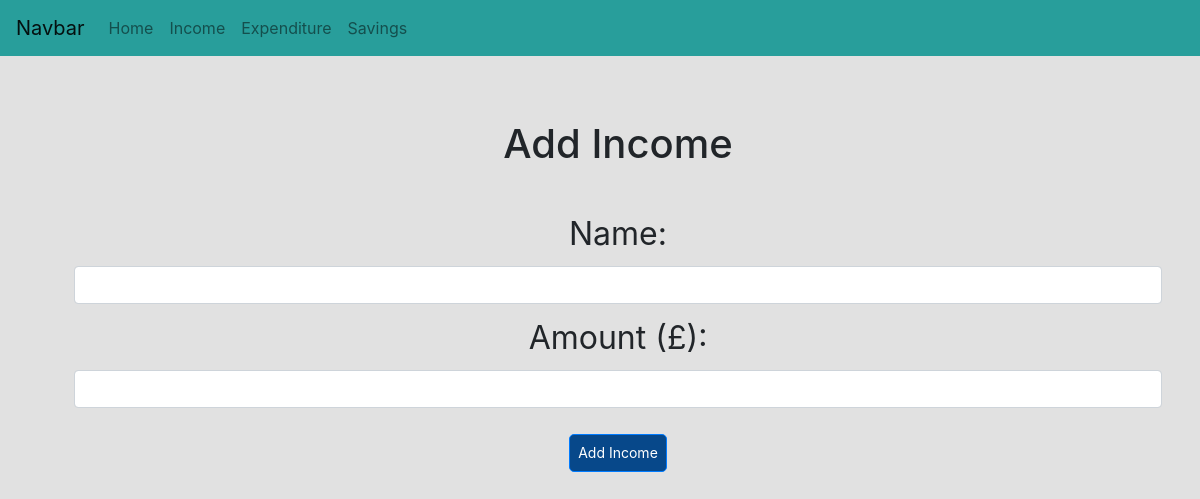
Page /income on the earlier database version.
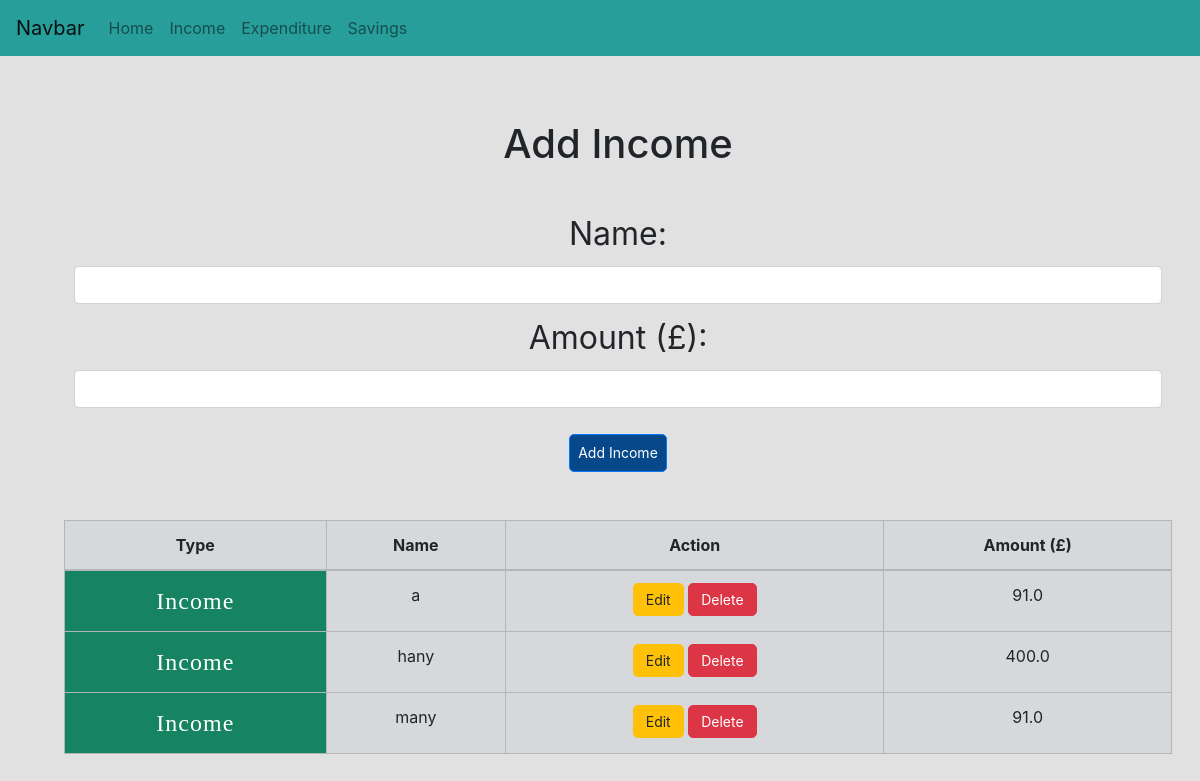
Same page on the later database version.
### app/models.py (models this page shows)
class Income(db.Model):
    id = db.Column(db.Integer, primary_key=True)
    name = db.Column(db.String(500), index=True, unique=True)
    amount = db.Column(db.Float)
    date_created = db.Column(db.DateTime, default=datetime.utcnow)

### app/views.py (the view, shortened to what this page needs)
@app.route('/income', methods=['GET', 'POST'])
def addIncome():
    form = AddIncomeExpenditureForm()
    income = models.Income.query.order_by(models.Income.date_created).all()
    return render_template('create.html',
                            title='Add Income',
                            form=form,
                            income=income)

### app/forms.py
class AddIncomeExpenditureForm(FlaskForm):
    name = StringField('Name', validators=[DataRequired()])
    amount = DecimalField('Amount', validators=[DataRequired()])

### app/templates/create.html (shortened to what this page needs)
{% extends "base.html" %}
{% block content %}
<div class="container text-center p-3 m-5 ">
    <h1>{{ title }}</h1>
    <br>
    <form action="" method="POST">
        <div class="form-group">
            <label for="inputName">Name:</label>
            {{ form.name(class_='form-control', id='inputName') }}
        </div>
        <div class="form-group">
            <label for="inputAmount">Amount (£):</label>
            {{ form.amount(class_='form-control', id='inputAmount') }}
        </div>
        {% if expenditure %}
        <button type="submit" class="btn btn-primary p-2 mb-5 mt-3 display-1" role="button" aria-pressed="true">Add Expenditure</button>
        {% else %}
            <button type="submit" class="btn btn-primary p-2 mb-5 mt-3 display-1" role="button" aria-pressed="true">Add Income</button>
        {% endif %}
        <br>
        {% if income %}
            <table class="table table-bordered table-secondary">
                <thead>
                    <tr>
                        <th scope="col">Type</th>
                        <th scope="col">Name</th>
                        <th scope="col">Action</th>
                        <th scope="col">Amount (£)</th>
                    </tr>
                </thead>
                <tbody>
                {% for income in income %}
                    <tr>
                        <th scope="row" class="income">Income</th>
                        <td>{{ income.name }}</td>
                        <td>
                            <a href="{{ url_for('update_entry', entry_type='income', id=income.id) }}" class="btn btn-warning">Edit</a>
                            <a href="{{ url_for('delete_entry', entry_type='income', id=income.id) }}" class="btn btn-danger">Delete</a>
                        </td>
                        <td class="text-center">{{ income.amount }}</td>
                    </tr>
                {% endfor %}
                </tbody>
            </table>
        {% endif %}
    </form>
</div>
{% endblock %}

Differences in the rows shown:
added Income: name "a", amount "91.0"
added Income: name "hany", amount "400.0"
added Income: name "many", amount "91.0"
Other differences:
text now shown: "Type Name Action Amount (£)"
